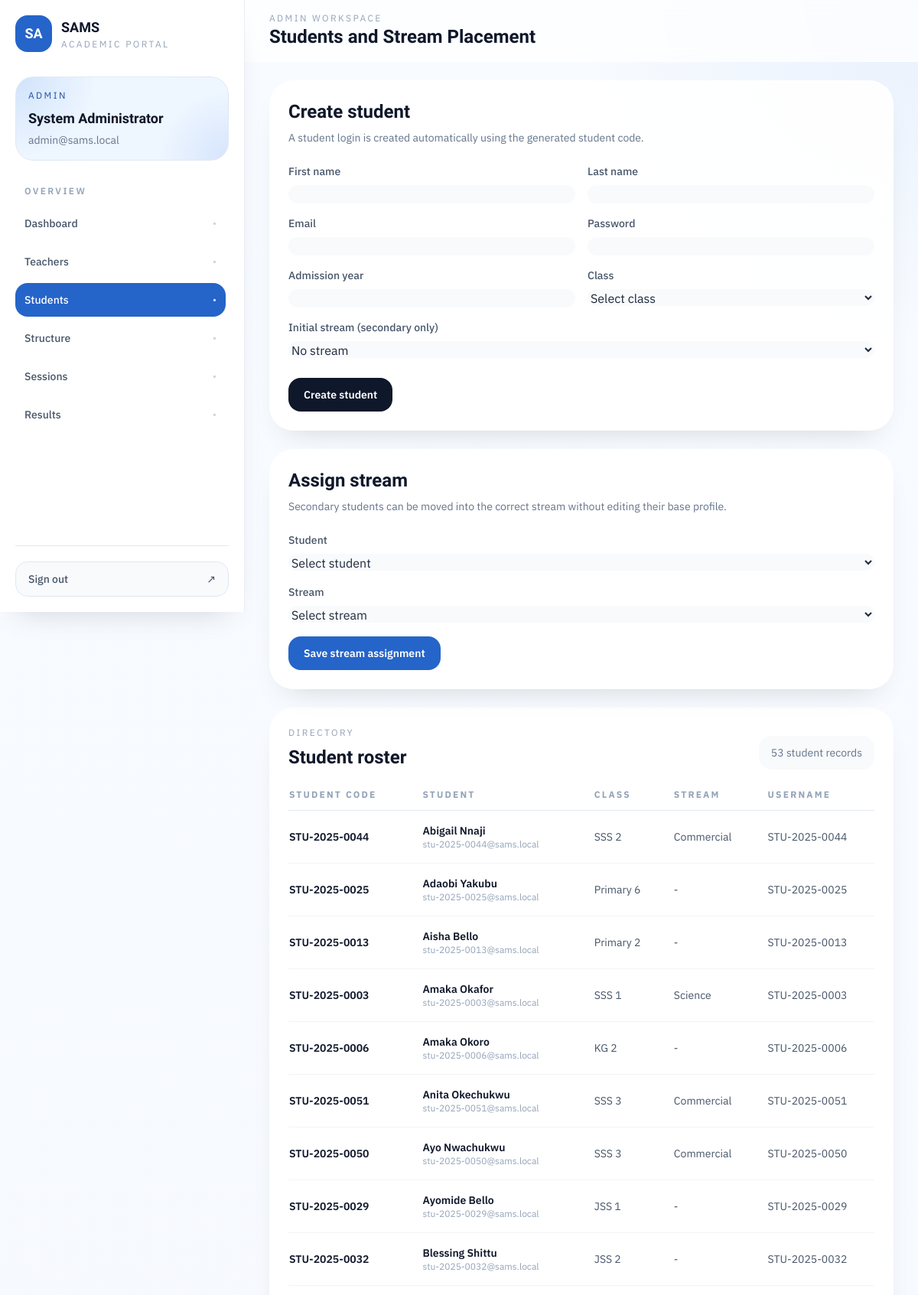
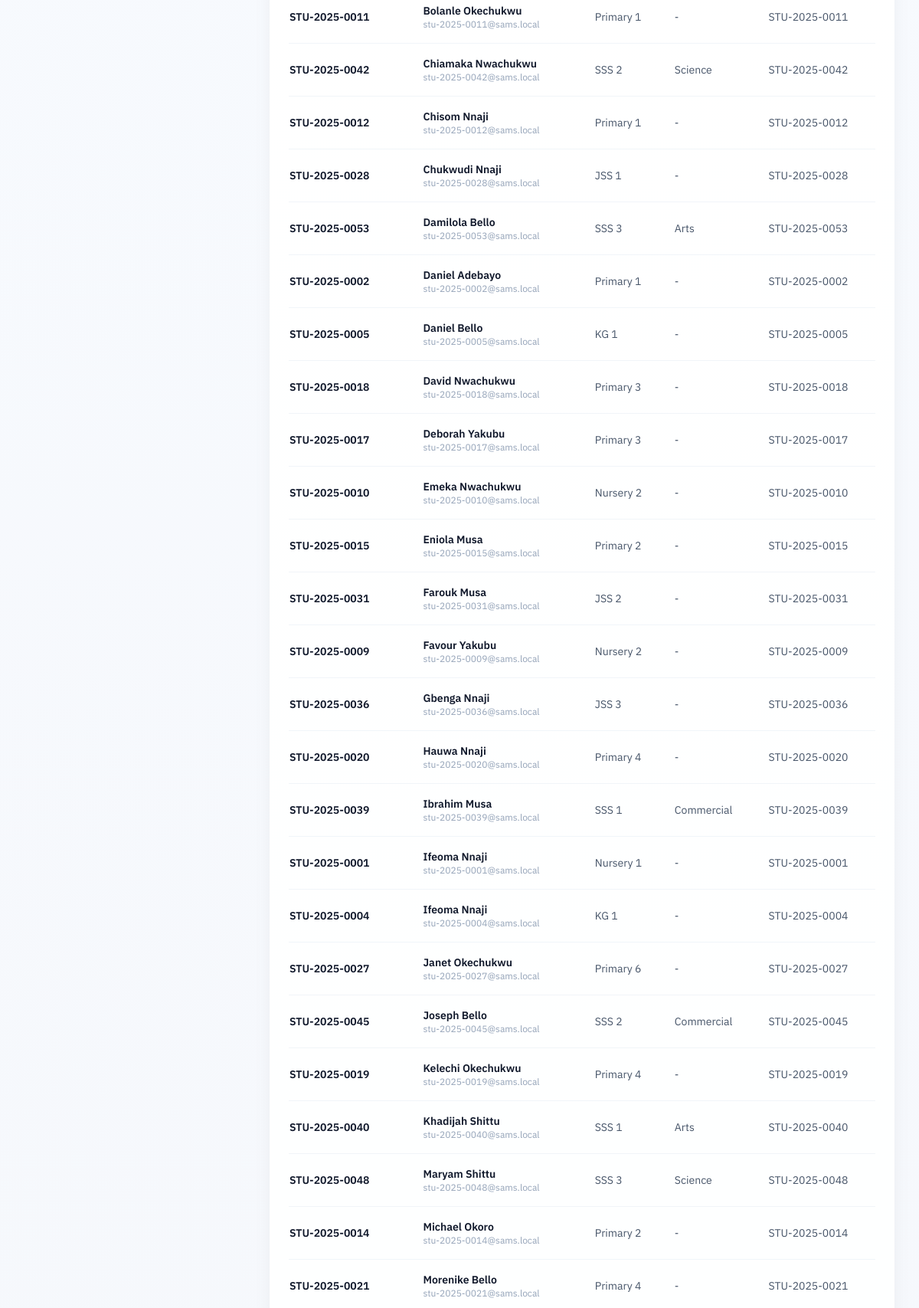
/admin/students (signed in, upper part), run on the app's committed database (2 pictures, top to bottom).
### app/models/user.py (models this page shows, shortened)
class User(UserMixin, db.Model):
    __tablename__ = "users"
    id = db.Column(db.Integer, primary_key=True)
    username = db.Column(db.String(80), unique=True, nullable=False, index=True)
    full_name = db.Column(db.String(150), nullable=False)
    email = db.Column(db.String(255), unique=True, nullable=False, index=True)
    password_hash = db.Column(db.String(255), nullable=False)
    role = db.Column(db.String(20), nullable=False, index=True)
    is_active = db.Column(db.Boolean, nullable=False, default=True)
    created_at = db.Column(
        db.DateTime, nullable=False, default=lambda: datetime.now(timezone.utc)
    )
    student_profile = db.relationship(
        "Student", back_populates="user", uselist=False, lazy="select"
    )
    teacher_profile = db.relationship(
        "Teacher", back_populates="user", uselist=False, lazy="select"
    )
    uploaded_results = db.relationship(
        "Result",
        back_populates="uploaded_by_user",
        foreign_keys="Result.uploaded_by_user_id",
        lazy="dynamic",
    )
    overridden_results = db.relationship(
        "Result",
        back_populates="overridden_by_user",
        foreign_keys="Result.overridden_by_user_id",
        lazy="dynamic",
    )
    __table_args__ = (
        db.CheckConstraint(
            "role IN ('admin', 'teacher', 'student')", name="ck_users_role"
        ),
    )

### app/models/student.py (models this page shows, shortened)
class Student(db.Model):
    __tablename__ = "students"
    id = db.Column(db.Integer, primary_key=True)
    user_id = db.Column(db.Integer, db.ForeignKey("users.id"), unique=True, nullable=False)
    student_code = db.Column(db.String(20), unique=True, nullable=False, index=True)
    first_name = db.Column(db.String(80), nullable=False)
    last_name = db.Column(db.String(80), nullable=False)
    class_id = db.Column(db.Integer, db.ForeignKey("classes.id"), nullable=False)
    stream_id = db.Column(db.Integer, db.ForeignKey("streams.id"), nullable=True)
    admission_year = db.Column(db.Integer, nullable=False)
    level = db.Column(db.String(20), nullable=False)
    is_active = db.Column("active_status", db.Boolean, nullable=False, default=True)
    active_status = synonym("is_active")
    user = db.relationship("User", back_populates="student_profile")
    class_ = db.relationship("Class", back_populates="students")
    stream = db.relationship("Stream", back_populates="students")
    results = db.relationship("Result", back_populates="student", lazy="dynamic")
    __table_args__ = (
        db.CheckConstraint(
            "level IN ('nursery', 'primary', 'secondary')", name="ck_students_level"
        ),
    )
    @property
    def full_name(self) -> str:
        return f"{self.first_name} {self.last_name}"

### app/models/class_.py (models this page shows, shortened)
class Class(db.Model):
    __tablename__ = "classes"
    id = db.Column(db.Integer, primary_key=True)
    name = db.Column(db.String(50), nullable=False)
    level = db.Column(db.String(20), nullable=False, index=True)
    session_id = db.Column(db.Integer, db.ForeignKey("sessions.id"), nullable=False)
    arm = db.Column(db.String(10), nullable=True)
    show_position = db.Column(db.Boolean, nullable=False, default=False)
    is_active = db.Column(db.Boolean, nullable=False, default=True)
    assessment_schema = db.Column(db.JSON, nullable=True)
    session = db.relationship("Session", back_populates="classes")
    streams = db.relationship(
        "Stream", back_populates="class_", cascade="all, delete-orphan", lazy="selectin"
    )
    students = db.relationship("Student", back_populates="class_", lazy="dynamic")
    class_subjects = db.relationship(
        "ClassSubject",
        back_populates="class_",
        cascade="all, delete-orphan",
        lazy="dynamic",
    )
    teacher_assignments = db.relationship(
        "ClassTeacherMap",
        back_populates="class_",
        cascade="all, delete-orphan",
        lazy="dynamic",
    )
    results = db.relationship("Result", back_populates="class_", lazy="dynamic")
    __table_args__ = (
        db.UniqueConstraint("session_id", "name", "arm", name="uq_classes_session_name_arm"),
        db.CheckConstraint(
            "level IN ('nursery', 'primary', 'secondary')", name="ck_classes_level"
        ),
    )

### app/models/stream.py (models this page shows, shortened)
class Stream(db.Model):
    __tablename__ = "streams"
    id = db.Column(db.Integer, primary_key=True)
    name = db.Column(db.String(30), nullable=False)
    class_id = db.Column(db.Integer, db.ForeignKey("classes.id"), nullable=False)
    is_active = db.Column(db.Boolean, nullable=False, default=True)
    class_ = db.relationship("Class", back_populates="streams")
    students = db.relationship("Student", back_populates="stream", lazy="dynamic")
    stream_subjects = db.relationship(
        "StreamSubject",
        back_populates="stream",
        cascade="all, delete-orphan",
        lazy="dynamic",
    )
    teacher_assignments = db.relationship(
        "ClassTeacherMap", back_populates="stream", lazy="dynamic"
    )
    results = db.relationship("Result", back_populates="stream", lazy="dynamic")
    __table_args__ = (
        db.UniqueConstraint("class_id", "name", name="uq_streams_class_name"),
        db.CheckConstraint(
            "name IN ('Science', 'Commercial', 'Arts')", name="ck_streams_name"
        ),
    )

### app/routes/admin.py (the view, shortened to what this page needs)
@admin_bp.route("/students", methods=["GET", "POST"])
@login_required
@role_required("admin")
def students():
    return render_template(
        "admin/students.html",
        action_form=ActionForm(),
        students=Student.query.order_by(Student.first_name.asc(), Student.last_name.asc()).all(),
        classes=_class_options(),
        streams=_stream_options(),
    )

### app/templates/admin/students.html (shortened to what this page needs)
{% extends "layouts/app_shell.html" %}
{% block page_eyebrow %}Admin Workspace{% endblock %}
{% block page_title %}Students and Stream Placement{% endblock %}
{% block shell_content %}
<div class="space-y-6">
  <section class="grid gap-6 xl:grid-cols-[1.1fr_0.9fr]">
    <article class="rounded-[2rem] border border-white/80 bg-white/90 p-6 shadow-soft">
      <h2 class="font-display text-2xl font-bold text-slateink">Create student</h2>
      <p class="mt-2 text-sm text-slate-500">A student login is created automatically using the generated student code.</p>
      <form method="POST" class="mt-6 grid gap-4 sm:grid-cols-2">
        <div>
          <label class="mb-2 block text-sm font-medium text-slate-600">First name</label>
          <input name="first_name" class="w-full rounded-2xl border-slate-200 bg-slate-50" required />
        </div>
        <div>
          <label class="mb-2 block text-sm font-medium text-slate-600">Last name</label>
          <input name="last_name" class="w-full rounded-2xl border-slate-200 bg-slate-50" required />
        </div>
        <div>
          <label class="mb-2 block text-sm font-medium text-slate-600">Email</label>
          <input name="email" type="email" class="w-full rounded-2xl border-slate-200 bg-slate-50" required />
        </div>
        <div>
          <label class="mb-2 block text-sm font-medium text-slate-600">Password</label>
          <input name="password" type="password" class="w-full rounded-2xl border-slate-200 bg-slate-50" required />
        </div>
        <div>
          <label class="mb-2 block text-sm font-medium text-slate-600">Admission year</label>
          <input name="admission_year" type="number" class="w-full rounded-2xl border-slate-200 bg-slate-50" required />
        </div>
        <div>
          <label class="mb-2 block text-sm font-medium text-slate-600">Class</label>
          <select name="class_id" class="w-full rounded-2xl border-slate-200 bg-slate-50" required>
            <option value="">Select class</option>
          </select>
        </div>
        <div class="sm:col-span-2">
          <label class="mb-2 block text-sm font-medium text-slate-600">Initial stream (secondary only)</label>
          <select name="stream_id" class="w-full rounded-2xl border-slate-200 bg-slate-50">
            <option value="">No stream</option>
          </select>
        </div>
        <div class="sm:col-span-2 pt-2">
          <button class="inline-flex rounded-2xl bg-slateink px-5 py-3 text-sm font-semibold text-white transition hover:bg-brand-700">Create student</button>
        </div>
      </form>
    </article>
    <article class="rounded-[2rem] border border-white/80 bg-white/90 p-6 shadow-soft">
      <h2 class="font-display text-2xl font-bold text-slateink">Assign stream</h2>
      <p class="mt-2 text-sm text-slate-500">Secondary students can be moved into the correct stream without editing their base profile.</p>
      <form method="POST" class="mt-6 space-y-4">
        <div>
          <label class="mb-2 block text-sm font-medium text-slate-600">Student</label>
          <select name="student_id" class="w-full rounded-2xl border-slate-200 bg-slate-50" required>
            <option value="">Select student</option>
          </select>
        </div>
        <div>
          <label class="mb-2 block text-sm font-medium text-slate-600">Stream</label>
          <select name="stream_id" class="w-full rounded-2xl border-slate-200 bg-slate-50" required>
            <option value="">Select stream</option>
          </select>
        </div>
        <button class="inline-flex rounded-2xl bg-brand-600 px-5 py-3 text-sm font-semibold text-white transition hover:bg-brand-700">Save stream assignment</button>
      </form>
    </article>
  </section>
  <section class="rounded-[2rem] border border-white/80 bg-white/90 p-6 shadow-soft">
    <div class="flex flex-col gap-3 sm:flex-row sm:items-end sm:justify-between">
      <div>
        <p class="text-xs uppercase tracking-[0.2em] text-slate-400">Directory</p>
        <h2 class="mt-2 font-display text-2xl font-bold text-slateink">Student roster</h2>
      </div>
      <div class="rounded-2xl bg-slate-50 px-4 py-3 text-sm text-slate-500">{{ students|length }} student records</div>
    </div>
    <div class="mt-6 overflow-x-auto">
      <table class="min-w-full divide-y divide-slate-200 text-sm">
        <thead>
          <tr class="text-left text-xs uppercase tracking-[0.18em] text-slate-400">
            <th class="pb-3 pr-4">Student code</th>
            <th class="pb-3 pr-4">Student</th>
            <th class="pb-3 pr-4">Class</th>
            <th class="pb-3 pr-4">Stream</th>
            <th class="pb-3">Username</th>
          </tr>
        </thead>
        <tbody class="divide-y divide-slate-100 text-slate-600">
          {% for student in students %}
            <tr>
              <td class="py-4 pr-4 font-semibold text-slateink">{{ student.student_code }}</td>
              <td class="py-4 pr-4">
                <div class="font-semibold text-slateink">{{ student.full_name }}</div>
                <div class="text-xs text-slate-400">{{ student.user.email }}</div>
              </td>
              <td class="py-4 pr-4">{{ student.class_.name }}</td>
              <td class="py-4 pr-4">{{ student.stream.name if student.stream else "-" }}</td>
              <td class="py-4">{{ student.user.username }}</td>
            </tr>
          {% endfor %}
        </tbody>
      </table>
    </div>
  </section>
</div>
{% endblock %}

### app/templates/layouts/app_shell.html (shortened to what this page needs)
{% extends "base.html" %}
{% set endpoint = request.endpoint or "" %}
{% set nav_groups = [] %}
{% if current_user.is_authenticated and current_user.role == 'admin' %}
  {% set nav_groups = [
    {'label': 'Overview', 'items': [
      {'title': 'Dashboard', 'endpoint': 'admin.dashboard', 'href': url_for('admin.dashboard')},
      {'title': 'Teachers', 'endpoint': 'admin.teachers', 'href': url_for('admin.teachers')},
      {'title': 'Students', 'endpoint': 'admin.students', 'href': url_for('admin.students')},
      {'title': 'Structure', 'endpoint': 'admin.classes', 'href': url_for('admin.classes')},
      {'title': 'Sessions', 'endpoint': 'admin.sessions', 'href': url_for('admin.sessions')},
      {'title': 'Results', 'endpoint': 'admin.results', 'href': url_for('admin.results')},
    ]}
  ] %}
{% elif current_user.is_authenticated and current_user.role == 'teacher' %}
  {% set nav_groups = [
    {'label': 'Workspace', 'items': [
      {'title': 'Dashboard', 'endpoint': 'teacher.dashboard', 'href': url_for('teacher.dashboard')},
      {'title': 'Assigned Classes', 'endpoint': 'teacher.classes', 'href': url_for('teacher.classes')},
      {'title': 'Students', 'endpoint': 'teacher.students', 'href': url_for('teacher.students')},
      {'title': 'Result Entry', 'endpoint': 'teacher.upload_results', 'href': url_for('teacher.upload_results')},
    ]}
  ] %}
{% elif current_user.is_authenticated and current_user.role == 'student' %}
  {% set nav_groups = [
    {'label': 'Student', 'items': [
      {'title': 'Dashboard', 'endpoint': 'student.dashboard', 'href': url_for('student.dashboard')},
      {'title': 'My Results', 'endpoint': 'student.results', 'href': url_for('student.results')},
      {'title': 'Report Card', 'endpoint': 'student.report_card', 'href': url_for('student.report_card')},
    ]}
  ] %}
{% endif %}
{% block body %}
<div class="min-h-screen lg:flex">
  <aside class="fixed inset-y-0 left-0 z-50 flex w-80 -translate-x-full flex-col border-r border-slate-200/70 bg-white/90 px-5 py-5 shadow-soft backdrop-blur transition duration-300 lg:sticky lg:top-0 lg:h-screen lg:translate-x-0" data-sidebar>
    <div class="flex items-center justify-between">
      <a href="{{ url_for(endpoint.split('.')[0] ~ '.dashboard') if endpoint else url_for('auth.login') }}" class="flex items-center gap-3">
        <div class="flex h-12 w-12 items-center justify-center rounded-2xl bg-brand-600 text-lg font-display font-bold text-white shadow-soft">SA</div>
        <div>
          <p class="font-display text-lg font-bold text-slateink">SAMS</p>
          <p class="text-xs uppercase tracking-[0.2em] text-slate-400">Academic Portal</p>
        </div>
      </a>
    </div>
    <div class="mt-8 rounded-3xl border border-slate-200/80 bg-mesh-glow bg-brand-50 px-4 py-4">
      <p class="text-xs uppercase tracking-[0.2em] text-brand-700">{{ current_user.role|title }}</p>
      <h2 class="mt-2 font-display text-lg font-bold text-slateink">{{ current_user.full_name }}</h2>
      <p class="mt-1 text-sm text-slate-500">{{ current_user.email }}</p>
    </div>
    <nav class="mt-8 flex-1 space-y-7 overflow-y-auto pr-1">
      {% for group in nav_groups %}
        <div>
          <p class="mb-3 px-3 text-xs font-semibold uppercase tracking-[0.2em] text-slate-400">{{ group["label"] }}</p>
          <div class="space-y-1.5">
            {% for item in group["items"] %}
              {% set active = endpoint == item.endpoint %}
              <a href="{{ item.href }}" class="group flex items-center justify-between rounded-2xl px-3 py-3 text-sm font-medium transition
                {% if active %}
                  bg-brand-600 text-white shadow-soft
                {% else %}
                  text-slate-600 hover:bg-slate-100 hover:text-slateink
                {% endif %}
              ">
                <span>{{ item.title }}</span>
                <span class="text-xs {% if active %}text-white/80{% else %}text-slate-300 group-hover:text-slate-500{% endif %}">•</span>
              </a>
            {% endfor %}
          </div>
        </div>
      {% endfor %}
    </nav>
    <div class="border-t border-slate-200 pt-5">
      <a href="{{ url_for('auth.logout') }}" class="flex items-center justify-between rounded-2xl border border-slate-200 bg-slate-50 px-4 py-3 text-sm font-medium text-slate-600 transition hover:border-brand-200 hover:bg-brand-50 hover:text-brand-700">
        <span>Sign out</span>
        <span>↗</span>
      </a>
    </div>
  </aside>
  <div class="min-w-0 flex-1">
    <header class="sticky top-0 z-30 border-b border-white/60 bg-white/75 backdrop-blur">
      <div class="mx-auto flex max-w-7xl items-center justify-between gap-4 px-4 py-4 sm:px-6 lg:px-8">
        <div class="flex items-center gap-3">
          <div>
            <p class="text-xs uppercase tracking-[0.2em] text-slate-400">{% block page_eyebrow %}Workspace{% endblock %}</p>
            <h1 class="font-display text-2xl font-bold text-slateink">{% block page_title %}Dashboard{% endblock %}</h1>
          </div>
        </div>
      </div>
    </header>
    <main class="mx-auto max-w-7xl px-4 py-6 sm:px-6 lg:px-8">
      {% block shell_content %}{% endblock %}
    </main>
  </div>
</div>
{% endblock %}

### data on the page
User: role "ADMIN", full_name "System Administrator", email "admin@sams.local"
Student: student_code "STU-2025-0044", full_name "Abigail Nnaji", user.email "stu-2025-0044@sams.local", class_.name "SSS 2", stream "Commercial", user.username "STU-2025-0044"
Student: student_code "STU-2025-0025", full_name "Adaobi Yakubu", user.email "stu-2025-0025@sams.local", class_.name "Primary 6", stream "-", user.username "STU-2025-0025"
Student: student_code "STU-2025-0013", full_name "Aisha Bello", user.email "stu-2025-0013@sams.local", class_.name "Primary 2", stream "-", user.username "STU-2025-0013"
Student: student_code "STU-2025-0003", full_name "Amaka Okafor", user.email "stu-2025-0003@sams.local", class_.name "SSS 1", stream "Science", user.username "STU-2025-0003"
Student: student_code "STU-2025-0006", full_name "Amaka Okoro", user.email "stu-2025-0006@sams.local", class_.name "KG 2", stream "-", user.username "STU-2025-0006"
Student: student_code "STU-2025-0051", full_name "Anita Okechukwu", user.email "stu-2025-0051@sams.local", class_.name "SSS 3", stream "Commercial", user.username "STU-2025-0051"
Student: student_code "STU-2025-0050", full_name "Ayo Nwachukwu", user.email "stu-2025-0050@sams.local", class_.name "SSS 3", stream "Commercial", user.username "STU-2025-0050"
Student: student_code "STU-2025-0029", full_name "Ayomide Bello", user.email "stu-2025-0029@sams.local", class_.name "JSS 1", stream "-", user.username "STU-2025-0029"
Student: student_code "STU-2025-0032", full_name "Blessing Shittu", user.email "stu-2025-0032@sams.local", class_.name "JSS 2", stream "-", user.username "STU-2025-0032"
Student: student_code "STU-2025-0011", full_name "Bolanle Okechukwu", user.email "stu-2025-0011@sams.local", class_.name "Primary 1", stream "-", user.username "STU-2025-0011"
Student: student_code "STU-2025-0042", full_name "Chiamaka Nwachukwu", user.email "stu-2025-0042@sams.local", class_.name "SSS 2", stream "Science", user.username "STU-2025-0042"
Student: student_code "STU-2025-0012", full_name "Chisom Nnaji", user.email "stu-2025-0012@sams.local", class_.name "Primary 1", stream "-", user.username "STU-2025-0012"
Student: student_code "STU-2025-0028", full_name "Chukwudi Nnaji", user.email "stu-2025-0028@sams.local", class_.name "JSS 1", stream "-", user.username "STU-2025-0028"
Student: student_code "STU-2025-0053", full_name "Damilola Bello", user.email "stu-2025-0053@sams.local", class_.name "SSS 3", stream "Arts", user.username "STU-2025-0053"
Student: student_code "STU-2025-0002", full_name "Daniel Adebayo", user.email "stu-2025-0002@sams.local", class_.name "Primary 1", stream "-", user.username "STU-2025-0002"
Student: student_code "STU-2025-0005", full_name "Daniel Bello", user.email "stu-2025-0005@sams.local", class_.name "KG 1", stream "-", user.username "STU-2025-0005"
Student: student_code "STU-2025-0018", full_name "David Nwachukwu", user.email "stu-2025-0018@sams.local", class_.name "Primary 3", stream "-", user.username "STU-2025-0018"
Student: student_code "STU-2025-0017", full_name "Deborah Yakubu", user.email "stu-2025-0017@sams.local", class_.name "Primary 3", stream "-", user.username "STU-2025-0017"
Student: student_code "STU-2025-0010", full_name "Emeka Nwachukwu", user.email "stu-2025-0010@sams.local", class_.name "Nursery 2", stream "-", user.username "STU-2025-0010"
Student: student_code "STU-2025-0015", full_name "Eniola Musa", user.email "stu-2025-0015@sams.local", class_.name "Primary 2", stream "-", user.username "STU-2025-0015"
Student: student_code "STU-2025-0031", full_name "Farouk Musa", user.email "stu-2025-0031@sams.local", class_.name "JSS 2", stream "-", user.username "STU-2025-0031"
Student: student_code "STU-2025-0009", full_name "Favour Yakubu", user.email "stu-2025-0009@sams.local", class_.name "Nursery 2", stream "-", user.username "STU-2025-0009"
Student: student_code "STU-2025-0036", full_name "Gbenga Nnaji", user.email "stu-2025-0036@sams.local", class_.name "JSS 3", stream "-", user.username "STU-2025-0036"
Student: student_code "STU-2025-0020", full_name "Hauwa Nnaji", user.email "stu-2025-0020@sams.local", class_.name "Primary 4", stream "-", user.username "STU-2025-0020"
Student: student_code "STU-2025-0039", full_name "Ibrahim Musa", user.email "stu-2025-0039@sams.local", class_.name "SSS 1", stream "Commercial", user.username "STU-2025-0039"
Student: student_code "STU-2025-0001", full_name "Ifeoma Nnaji", user.email "stu-2025-0001@sams.local", class_.name "Nursery 1", stream "-", user.username "STU-2025-0001"
Student: student_code "STU-2025-0004", full_name "Ifeoma Nnaji", user.email "stu-2025-0004@sams.local", class_.name "KG 1", stream "-", user.username "STU-2025-0004"
Student: student_code "STU-2025-0027", full_name "Janet Okechukwu", user.email "stu-2025-0027@sams.local", class_.name "Primary 6", stream "-", user.username "STU-2025-0027"
Student: student_code "STU-2025-0045", full_name "Joseph Bello", user.email "stu-2025-0045@sams.local", class_.name "SSS 2", stream "Commercial", user.username "STU-2025-0045"
Student: student_code "STU-2025-0019", full_name "Kelechi Okechukwu", user.email "stu-2025-0019@sams.local", class_.name "Primary 4", stream "-", user.username "STU-2025-0019"
Student: student_code "STU-2025-0040", full_name "Khadijah Shittu", user.email "stu-2025-0040@sams.local", class_.name "SSS 1", stream "Arts", user.username "STU-2025-0040"
Student: student_code "STU-2025-0048", full_name "Maryam Shittu", user.email "stu-2025-0048@sams.local", class_.name "SSS 3", stream "Science", user.username "STU-2025-0048"
Student: student_code "STU-2025-0014", full_name "Michael Okoro", user.email "stu-2025-0014@sams.local", class_.name "Primary 2", stream "-", user.username "STU-2025-0014"
Student: student_code "STU-2025-0021", full_name "Morenike Bello", user.email "stu-2025-0021@sams.local", class_.name "Primary 4", stream "-", user.username "STU-2025-0021"

### other printed values
{{ group["label"] }} "OVERVIEW"
{{ item.title }} "Dashboard" "Teachers" "Students" "Structure" "Sessions" "Results"
{{ students|length }} "53"
